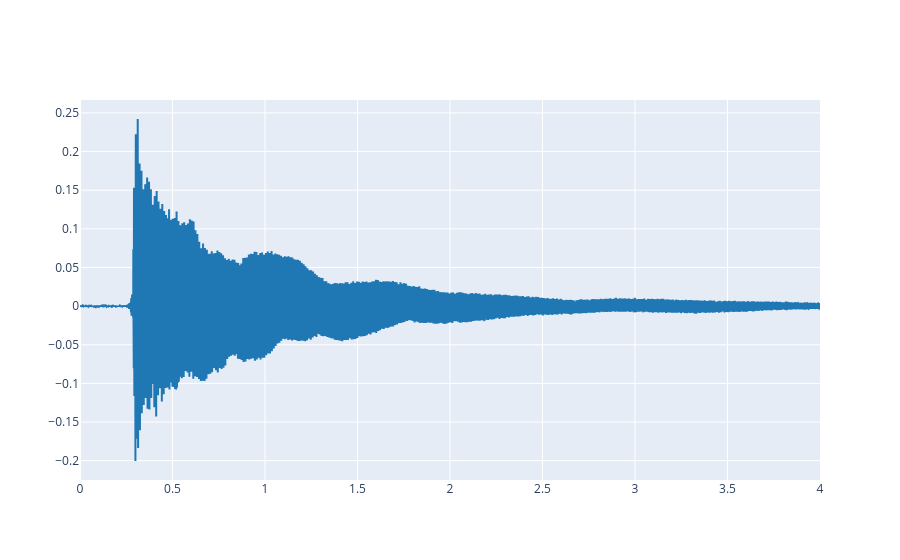

The cell this chart's notebook holds for it:
### Markdown cell above
First upload your reference signal and plot the first seconds of it.

### Code cell
# Write the code here
!git clone https://github.com/Jowi611/sis1_group8.git
filepath = "sis1_group8/guitar2.wav"
ref, fs = load_audio(filepath)

plot_signals(ref, fs, 0,4)

### Figure 1 — Plotly figure (JSON) as saved in the notebook; plotly's stock layout.template omitted (floating-point values rounded to 4 significant figures; data arrays with more than 128 entries replaced by an {"elided": "..."} marker saying what was removed)
{"data": [{"line": {"color": "#1f77b4", "shape": "linear"}, "mode": "lines", "name": "audio signal 0", "type": "scatter", "x": {"elided": "192000 float values"}, "y": {"elided": "192000 float values"}}], "layout": {}}
